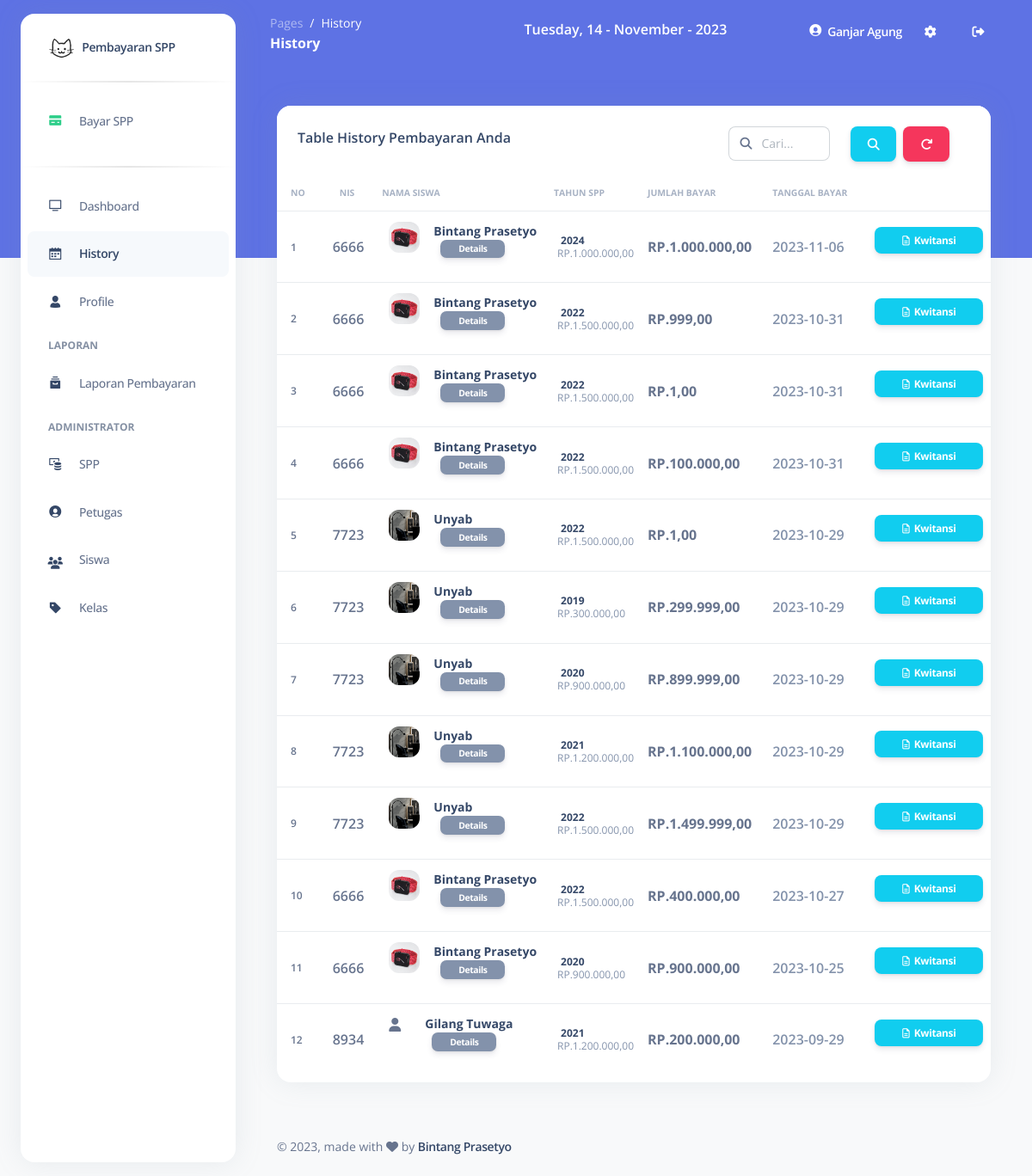
Screenshot of /pages/index.php?page=history (signed in) with the database file from the repository.
### tables this page shows
CREATE TABLE `pembayaran` (
  `id_pembayaran` int(11) NOT NULL,
  `id_petugas` int(11) DEFAULT NULL,
  `nisn` char(10) DEFAULT NULL,
  `tgl_bayar` date DEFAULT NULL,
  `bulan_bayar` varchar(10) DEFAULT NULL,
  `tahun_dibayar` varchar(4) DEFAULT NULL,
  `id_spp` int(11) DEFAULT NULL,
  `jumlah_bayar` int(11) DEFAULT NULL
);

CREATE TABLE `siswa` (
  `nisn` char(10) NOT NULL,
  `nis` char(8) DEFAULT NULL,
  `nama` varchar(35) DEFAULT NULL,
  `id_kelas` int(11) DEFAULT NULL,
  `alamat` text DEFAULT NULL,
  `no_telp` varchar(13) DEFAULT NULL,
  `password` varchar(32) DEFAULT NULL,
  `foto` varchar(75) DEFAULT NULL
);

CREATE TABLE `spp` (
  `id_spp` int(11) NOT NULL,
  `tahun` int(11) DEFAULT NULL,
  `nominal` int(11) DEFAULT NULL
);

### pages/index.php (called while the page is built)
<?php
require_once 'header.php';
?>
  <?php
    require_once 'header-up.php';
  ?>
  <?php
    $page = isset($_GET['page']) ? $_GET['page'] : 'dashboard' ;
    include $page . '.php';
  ?>
<?php
require_once 'footer.php';
?>

### pages/history.php (the view, shortened to what this page needs)
<div class="container-fluid py-4">
  <div class="row">
    <div class="col-12">
      <div class="card mb-4">
        <div class="card-header pb-0">
          <form method="post">
            <h6>
              Table History Pembayaran Anda
              <a class="btn btn-danger me-4" href="" title="Reset Filter Table" style="float: right;">
                <i class="fa fa-repeat" aria-hidden="true"></i>
              </a>
              <button type="submit" class="btn btn-info me-2" title="Cari Data apapun dari Table ini" style="float: right;">
                <i class="fas fa-search" aria-hidden="true"></i>
              </button>
              <div class="input-group w-15 me-4 mh-50 form-inline" style="float: right;" title="Cari Data apapun dari Table ini">
                <span class="input-group-text text-body"><i class="fas fa-search" aria-hidden="true"></i></span>
                <input type="text" class="form-control" name="caridata" pattern="[A-Za-z0-9& .]*" oninvalid="alert('Tolong isi Tab Pencarian dengan Benar')" placeholder="Cari..." value="<?= (isset($_POST['caridata']) ? $_POST['caridata'] : '') ?>">
              </div>
            </h6>
          </form>
        </div>
        <div class="card-body px-0 pt-0 pb-2">
          <div class="table-responsive p-0">
            <table class="table align-items-center mb-0">
              <thead>
                <tr>
                  <th class="text-uppercase text-secondary text-xxs font-weight-bolder opacity-7 ps-3">No</th>
                  <th class="text-uppercase text-secondary text-xxs font-weight-bolder opacity-7 ps-3" <?= ($role == 'siswa' ? 'hidden' : '') ?>>NIS</th>
                  <th class="text-uppercase text-secondary text-xxs font-weight-bolder opacity-7 ps-2" <?= ($role == 'siswa' ? 'hidden' : '') ?>>Nama Siswa</th>
                  <th class="text-uppercase text-secondary text-xxs font-weight-bolder opacity-7 ps-1">Tahun SPP</th>
                  <th class="text-uppercase text-secondary text-xxs font-weight-bolder opacity-7 ps-2">Jumlah Bayar</th>
                  <th class="text-uppercase text-secondary text-xxs font-weight-bolder opacity-7 ps-3">Tanggal Bayar</th>
                  <th class="text-secondary opacity-7" <?= ($role == 'siswa' ? 'hidden' : '') ?>></th>
                </tr>
              </thead>
              <tbody>
                <?php
                if ($role == 'siswa') {
                  $id_user = $_SESSION['user']['nisn'];
                  if (isset($_POST['caridata'])) {
                    $cari = $_POST['caridata'];
                    $query = mysqli_query($connect, "SELECT * FROM pembayaran INNER JOIN petugas ON pembayaran.id_petugas=petugas.id_petugas INNER JOIN siswa ON pembayaran.nisn=siswa.nisn INNER JOIN kelas ON siswa.id_kelas=kelas.id_kelas INNER JOIN spp ON pembayaran.id_spp=spp.id_spp WHERE siswa.nisn = '$id_user' AND nama_petugas LIKE '%" . $cari . "%' OR tahun LIKE '%" . $cari . "%' OR nominal LIKE '%" . $cari . "%' OR tgl_bayar LIKE '%" . $cari . "%' OR bulan_bayar LIKE '%" . $cari . "%' OR tahun_dibayar LIKE '%" . $cari . "%' OR jumlah_bayar LIKE '%" . $cari . "%' ORDER BY id_pembayaran DESC ");
                  } else {
                    $query = mysqli_query($connect, "SELECT * FROM pembayaran INNER JOIN petugas ON pembayaran.id_petugas=petugas.id_petugas INNER JOIN siswa ON pembayaran.nisn=siswa.nisn INNER JOIN kelas ON siswa.id_kelas=kelas.id_kelas INNER JOIN spp ON pembayaran.id_spp=spp.id_spp WHERE siswa.nisn = '$id_user' ORDER BY id_pembayaran DESC ");
                  }
                } else {
                  $id_user = $_SESSION['user']['id_petugas'];
                  if (isset($_POST['caridata'])) {
                    $cari = $_POST['caridata'];
                    $query = mysqli_query($connect, "SELECT * FROM pembayaran INNER JOIN petugas ON pembayaran.id_petugas=petugas.id_petugas INNER JOIN siswa ON pembayaran.nisn=siswa.nisn INNER JOIN kelas ON siswa.id_kelas=kelas.id_kelas INNER JOIN spp ON pembayaran.id_spp=spp.id_spp WHERE petugas.id_petugas = '$id_user' AND siswa.nisn LIKE '%" . $cari . "%' OR nis LIKE '%" . $cari . "%' OR nama LIKE '%" . $cari . "%' OR nama_kelas LIKE '%" . $cari . "%' OR kompetensi_keahlian LIKE '%" . $cari . "%' OR alamat LIKE '%" . $cari . "%' OR no_telp LIKE '%" . $cari . "%' OR tahun LIKE '%" . $cari . "%' OR nominal LIKE '%" . $cari . "%' OR tgl_bayar LIKE '%" . $cari . "%' OR bulan_bayar LIKE '%" . $cari . "%' OR tahun_dibayar LIKE '%" . $cari . "%' OR jumlah_bayar LIKE '%" . $cari . "%' ORDER BY id_pembayaran DESC ");
                  } else {
                    $query = mysqli_query($connect, "SELECT * FROM pembayaran INNER JOIN petugas ON pembayaran.id_petugas=petugas.id_petugas INNER JOIN siswa ON pembayaran.nisn=siswa.nisn INNER JOIN kelas ON siswa.id_kelas=kelas.id_kelas INNER JOIN spp ON pembayaran.id_spp=spp.id_spp WHERE petugas.id_petugas = '$id_user' ORDER BY id_pembayaran DESC ");
                  }
                }
                $i = 1;
                while ($data = mysqli_fetch_array($query)) {
                ?>
                  <tr>
                    <td>
                      <div class="d-flex px-2 py-1">
                        <div class="d-flex flex-column justify-content-center">
                          <p class="text-xs font-weight-bold mb-0"><?= $i ?></p>
                        </div>
                      </div>
                    </td>
                    <td <?= ($role == 'siswa' ? 'hidden' : '') ?>>
                      <p class="font-weight-bold mb-0"><?= $data['nis'] ?></p>
                    </td>
                    <td <?= ($role == 'siswa' ? 'hidden' : '') ?>>
                      <div class="d-flex px-2 py-1">
                        <div id="myAvatar" title="Lihat Foto Profile dari Siswa <?= $data['nama'] ?>">
                          <img src="../assets/img/avatars/<?= $data['foto'] ?>" class="avatar avatar-sm me-3" alt="user1" <?= ($data['foto'] == '' ? 'hidden' : '') ?> onclick="document.getElementById('fullimage<?= $data['id_pembayaran'] . $data['nisn'] ?>').style.display = 'block' ">
                          <i class="fa fa-user me-sm-1" <?= ($data['foto'] == '' ? '' : 'hidden') ?>></i>
                        </div>
                        <div class="d-flex flex-column justify-content-center <?= ($data['foto'] == '' ? 'ms-4' : '') ?>">
                          <h6 class="text-sm mb-0"><strong><?= $data['nama'] ?></strong></h6>
                          <span title="Cek Detail dari Siswa ini" data-bs-toggle="modal" data-bs-target="#detail-siswa<?= $data['id_pembayaran'] ?>" class="btn btn-sm badge badge-sm text-xxs btn-secondary ms-2" style="width: 75px;">Details</span>
                        </div>
                      </div>
                    </td>
                    <td>
                      <p class="text-xs font-weight-bolder text-dark ps-1 mb-0"><?= $data['tahun'] ?></p>
                      <p class="text-xs text-secondary mb-0">RP.<?= number_format($data['nominal'], 2, ',', '.') ?></p>
                    </td>
                    <td>
                      <p class="font-weight-bold mb-0"><strong>RP.<?= number_format($data['jumlah_bayar'], 2, ',', '.') ?></strong></p>
                    </td>
                    <td>
                      <div class="d-flex px-2 py-1">
                        <div class="d-flex flex-column justify-content-center">
                          <h6 class="mb-0 text-secondary"><?= $data['tgl_bayar'] ?></h6>
                        </div>
                      </div>
                    </td>
                    <td class="align-middle text-center" <?= ($role == 'siswa' ? 'hidden' : '') ?>>
                      <a class="btn btn-info btn-sm text-xs" title="Print Kwitansi pada data ini" target="_blank" href="print.php?id=<?= $data['id_pembayaran'] ?>">
                        <i class="fa fa-file-text-o" aria-hidden="true"></i>&nbsp;
                        Kwitansi
                      </a>
                    </td>
                  </tr>
                <?php
                  $i++;
                }
                ?>
              </tbody>
            </table>
          </div>
        </div>
      </div>
    </div>
  </div>
</div>

### rows the page displays
pembayaran: nisn.nis "6666", nisn.foto (picture), nisn.nama "Bintang Prasetyo", id_spp.tahun "2024", id_spp.nominal "1.000.000,00", jumlah_bayar "1.000.000,00", tgl_bayar "2023-11-06"
pembayaran: nisn.nis "6666", nisn.foto (picture), nisn.nama "Bintang Prasetyo", id_spp.tahun "2022", id_spp.nominal "1.500.000,00", jumlah_bayar "999,00", tgl_bayar "2023-10-31"
pembayaran: nisn.nis "6666", nisn.foto (picture), nisn.nama "Bintang Prasetyo", id_spp.tahun "2022", id_spp.nominal "1.500.000,00", jumlah_bayar "1,00", tgl_bayar "2023-10-31"
pembayaran: nisn.nis "6666", nisn.foto (picture), nisn.nama "Bintang Prasetyo", id_spp.tahun "2022", id_spp.nominal "1.500.000,00", jumlah_bayar "100.000,00", tgl_bayar "2023-10-31"
pembayaran: nisn.nis "7723", nisn.foto (picture), nisn.nama "Unyab", id_spp.tahun "2022", id_spp.nominal "1.500.000,00", jumlah_bayar "1,00", tgl_bayar "2023-10-29"
pembayaran: nisn.nis "7723", nisn.foto (picture), nisn.nama "Unyab", id_spp.tahun "2019", id_spp.nominal "300.000,00", jumlah_bayar "299.999,00", tgl_bayar "2023-10-29"
pembayaran: nisn.nis "7723", nisn.foto (picture), nisn.nama "Unyab", id_spp.tahun "2020", id_spp.nominal "900.000,00", jumlah_bayar "899.999,00", tgl_bayar "2023-10-29"
pembayaran: nisn.nis "7723", nisn.foto (picture), nisn.nama "Unyab", id_spp.tahun "2021", id_spp.nominal "1.200.000,00", jumlah_bayar "1.100.000,00", tgl_bayar "2023-10-29"
pembayaran: nisn.nis "7723", nisn.foto (picture), nisn.nama "Unyab", id_spp.tahun "2022", id_spp.nominal "1.500.000,00", jumlah_bayar "1.499.999,00", tgl_bayar "2023-10-29"
pembayaran: nisn.nis "6666", nisn.foto (picture), nisn.nama "Bintang Prasetyo", id_spp.tahun "2022", id_spp.nominal "1.500.000,00", jumlah_bayar "400.000,00", tgl_bayar "2023-10-27"
pembayaran: nisn.nis "6666", nisn.foto (picture), nisn.nama "Bintang Prasetyo", id_spp.tahun "2020", id_spp.nominal "900.000,00", jumlah_bayar "900.000,00", tgl_bayar "2023-10-25"
pembayaran: nisn.nis "8934", nisn.nama "Gilang Tuwaga", id_spp.tahun "2021", id_spp.nominal "1.200.000,00", jumlah_bayar "200.000,00", tgl_bayar "2023-09-29"

### other values shown
$title "History"
$nama "Ganjar Agung"
